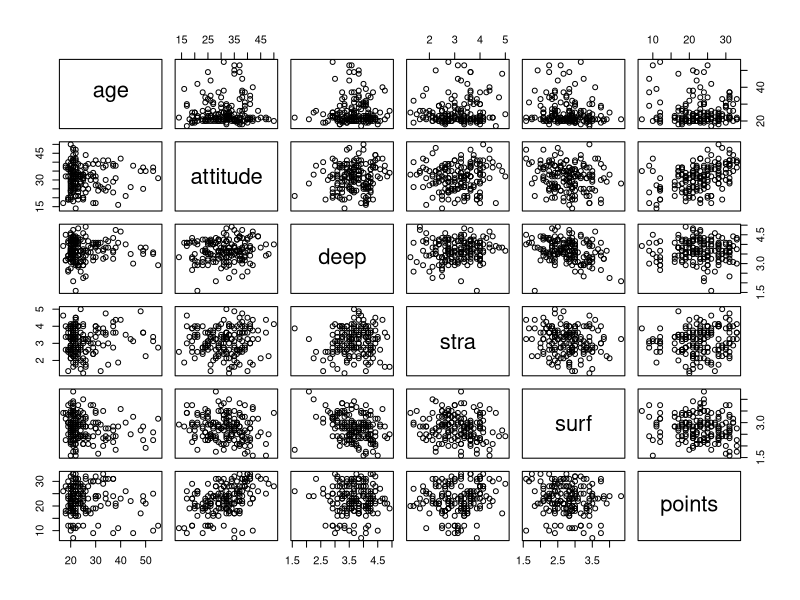
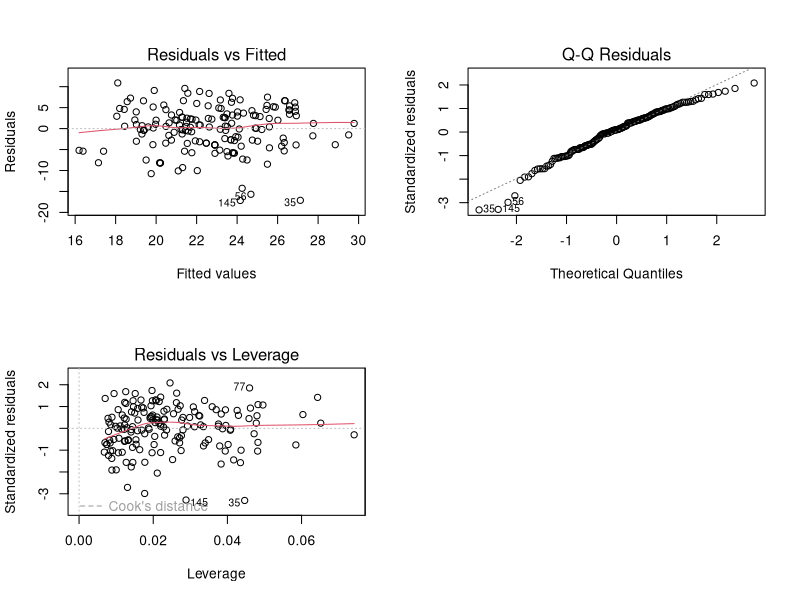

Recreate these plots in R, in order.
## ---- chunk 1
lrn14 <- read.table("data/learning2014.txt", header = TRUE, sep = "\t")

str(lrn14)  
dim(lrn14)
## ---- chunk 2
pairs(lrn14[-1])
summary(lrn14)
## ---- chunk 3
reg_model <- lm(points ~ attitude + stra + surf, data = lrn14)
summary(reg_model)
## ---- chunk 4
par(mfrow = c(2,2))
plot(reg_model, which = c(1,2,5))
